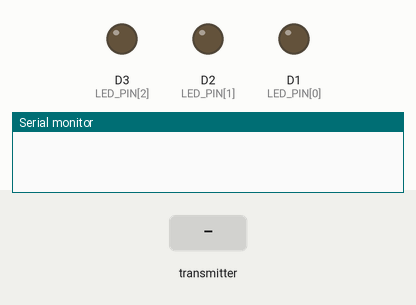
Recording of a sketch running on a simulated ESP8266 (NodeMCU). Parts: output pins drawn as LEDs (lit = HIGH), the last lines printed to the serial monitor. Dashed ring = blinking. The inputs (shaded band) are chosen by the test bench.

Above: at 1.2 s.
1.3 s: the transmitter starts sending ledState = 1
At 3.1 s:
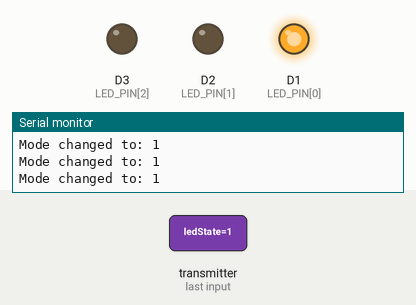
4.3 s: the transmitter starts sending ledState = 0
At 4.7 s:
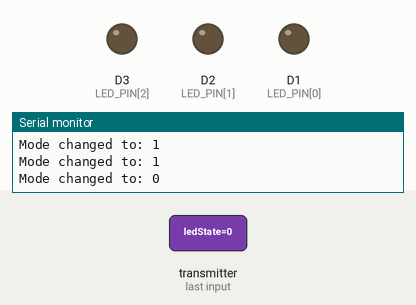
5.8 s: the transmitter starts sending ledState = 1
At 6.6 s:
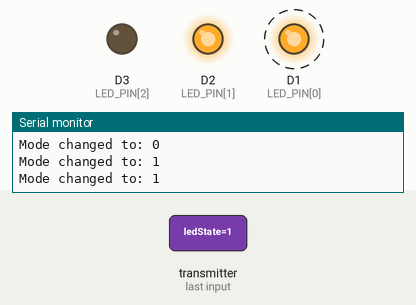
Timing chart, 0 to 17.8 s (numbered marks = the images above; inputs shaded):
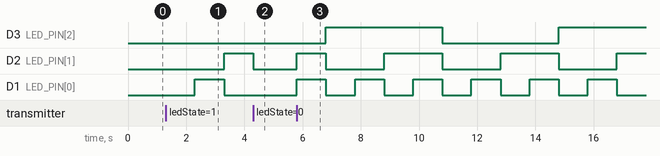

Measured:
- after the input at 1.3 s, D2 (LED_PIN[1]): LOW → HIGH after 2.0 s; D1 (LED_PIN[0]): LOW → HIGH after 1.0 s, → LOW 1.0 s later
- after the input at 4.3 s, D3 (LED_PIN[2]): stays LOW (without the input it goes to HIGH after 1.0 s); D2 (LED_PIN[1]): HIGH → LOW after 0.00 s instead of 1.0 s; D1 (LED_PIN[0]): stays LOW (without the input it goes to HIGH after 0.00 s)
- after the input at 5.8 s, D3 (LED_PIN[2]): LOW → HIGH after 1.0 s, → LOW 4.0 s later, → HIGH 4.0 s later; D2 (LED_PIN[1]): LOW → HIGH at once, then repeats every 4.0 s: LOW 2.0 s, HIGH 2.0 s; D1 (LED_PIN[0]): alternates HIGH for 1.0 s and LOW for 1.0 s, starting at once

The sketch:

Slave_code.ino
```cpp
#include <ESP8266WiFi.h>
#include <espnow.h>

const uint8_t LED_PIN[3] = {D1, D2, D3};

typedef struct struct_message {
  int8_t ledState;
} struct_message;

struct_message incomingData;

int8_t currentMode = 0;  // store mode globally

// ---------------- PATTERNS ----------------

void bitwisePattern() {
  static int8_t mode = 0;

  digitalWrite(LED_PIN[0], mode & 1);
  digitalWrite(LED_PIN[1], (mode >> 1) & 1);
  digitalWrite(LED_PIN[2], (mode >> 2) & 1);

  mode = (mode + 1) & 7;

  delay(1000);
}

void oneByOne() {
  static int8_t mode = 0;

  for(int8_t i = 0; i < 3; i++)
    digitalWrite(LED_PIN[i], LOW);

  digitalWrite(LED_PIN[mode], HIGH);

  mode = (mode + 1) % 3;

  delay(700);
}

void twoAtOnce() {
  static int8_t mode = 0;

  for(int8_t i = 0; i < 3; i++)
    digitalWrite(LED_PIN[i], HIGH);

  digitalWrite(LED_PIN[mode], LOW);

  mode = (mode + 1) % 3;

  delay(700);
}

// ---------------- CALLBACK ----------------

void OnDataRecv(uint8_t * mac, uint8_t *incomingDataBytes, uint8_t len) {
  memcpy(&incomingData, incomingDataBytes, sizeof(incomingData));

  currentMode = incomingData.ledState;  // just store

  Serial.print("Mode changed to: ");
  Serial.println(currentMode);
}

// ---------------- SETUP ----------------

void setup() {
  Serial.begin(115200);

  for (int8_t i = 0; i < 3; i++) {
    pinMode(LED_PIN[i], OUTPUT);
    digitalWrite(LED_PIN[i], LOW);
  }

  WiFi.mode(WIFI_STA);

  if (esp_now_init() != 0) {
    Serial.println("ESP-NOW Init Failed");
    return;
  }

  esp_now_set_self_role(ESP_NOW_ROLE_SLAVE);
  esp_now_register_recv_cb(OnDataRecv);
}

// ---------------- LOOP ----------------

void loop() {
  switch (currentMode) {
    case 1:
      bitwisePattern();
      break;

    case 2:
      oneByOne();
      break;

    case 4:
      twoAtOnce();
      break;

    default:
      // optional: turn all OFF
      for(int i = 0; i < 3; i++)
        digitalWrite(LED_PIN[i], LOW);
      break;
  }
}
```
